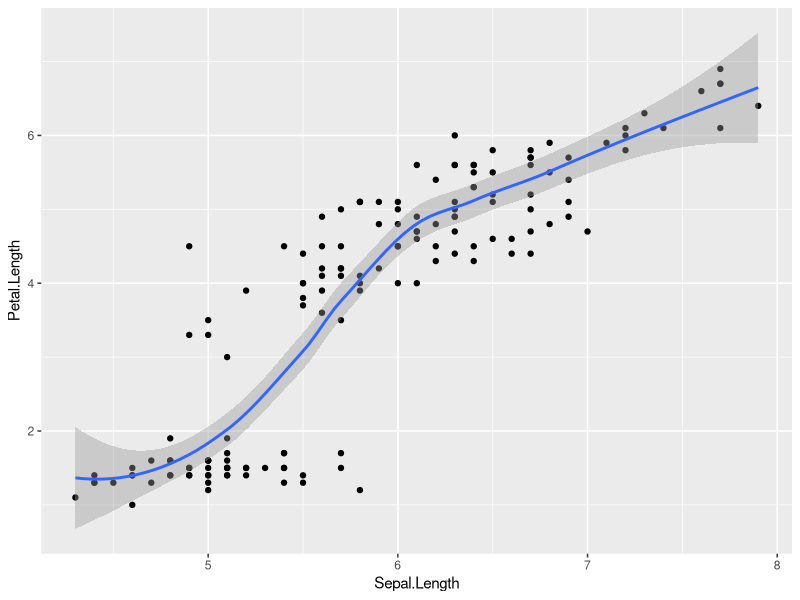
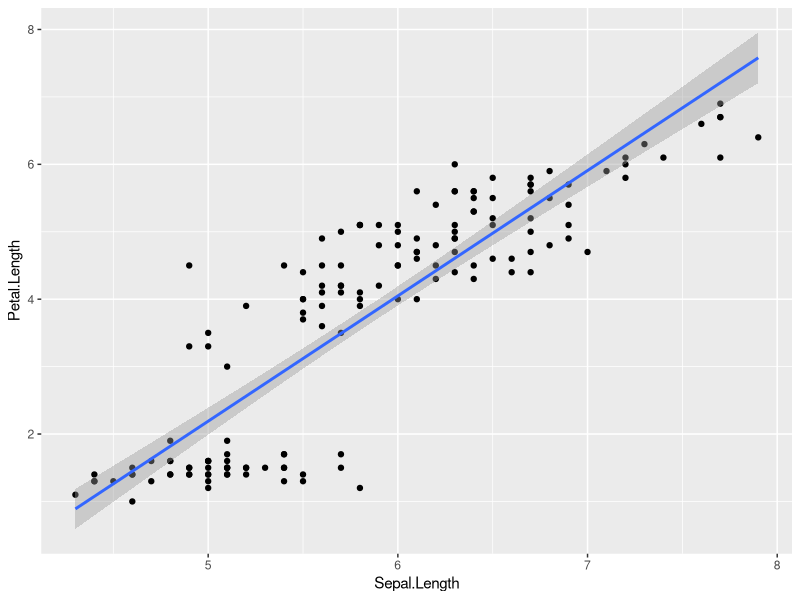
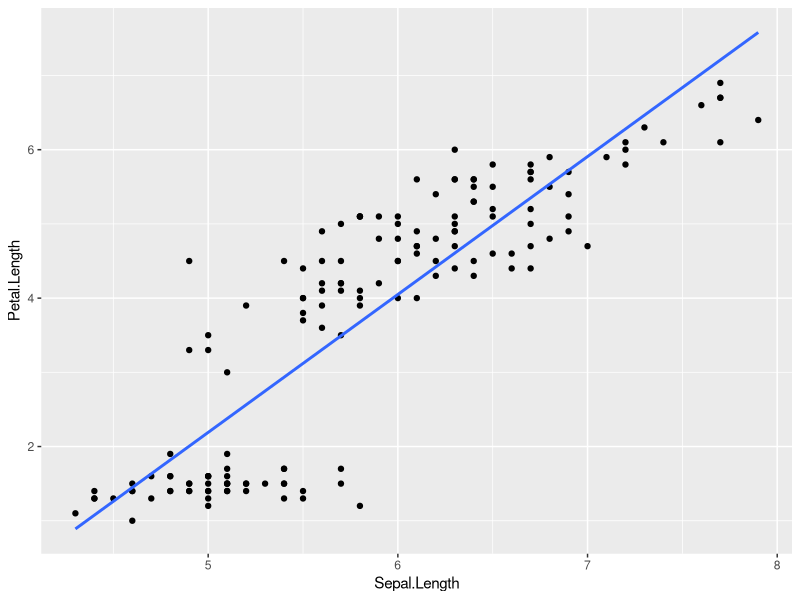
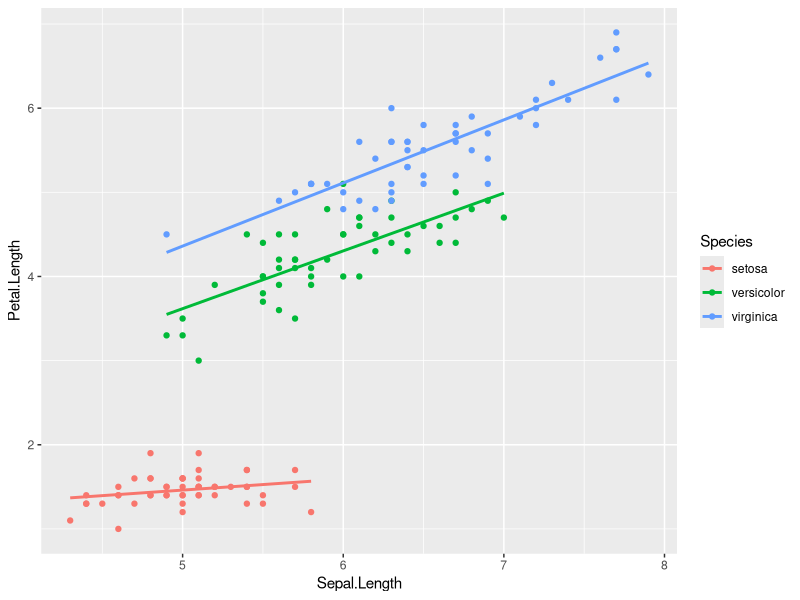
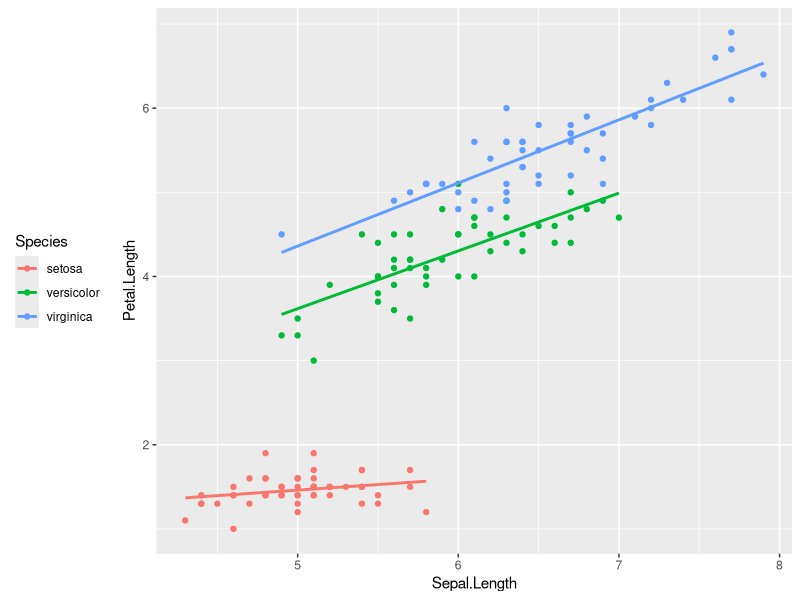
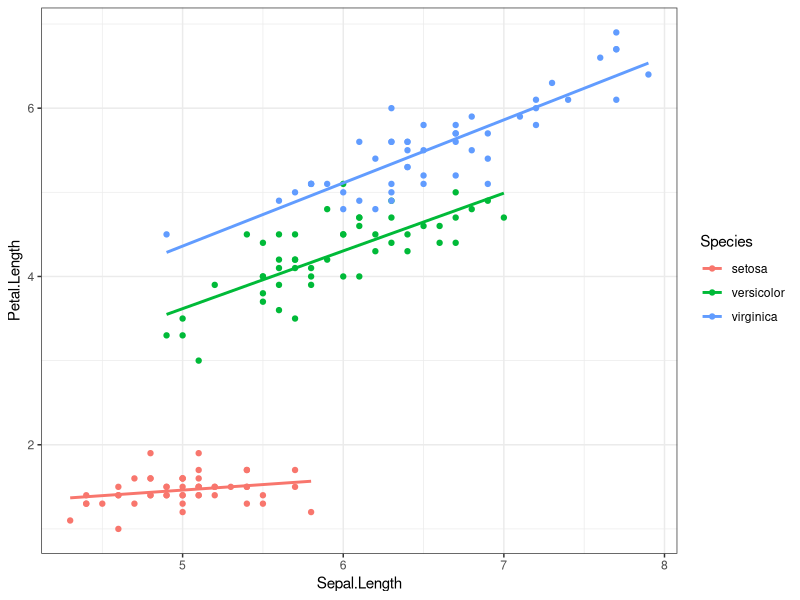
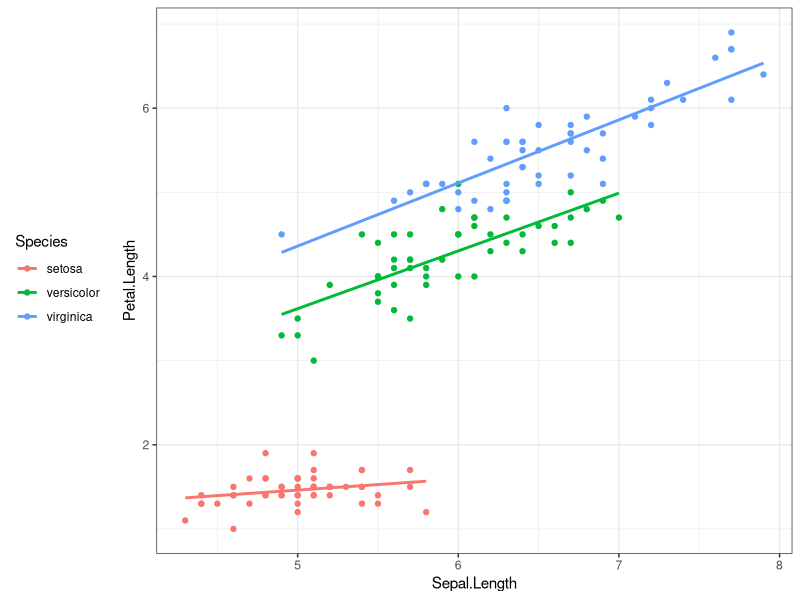
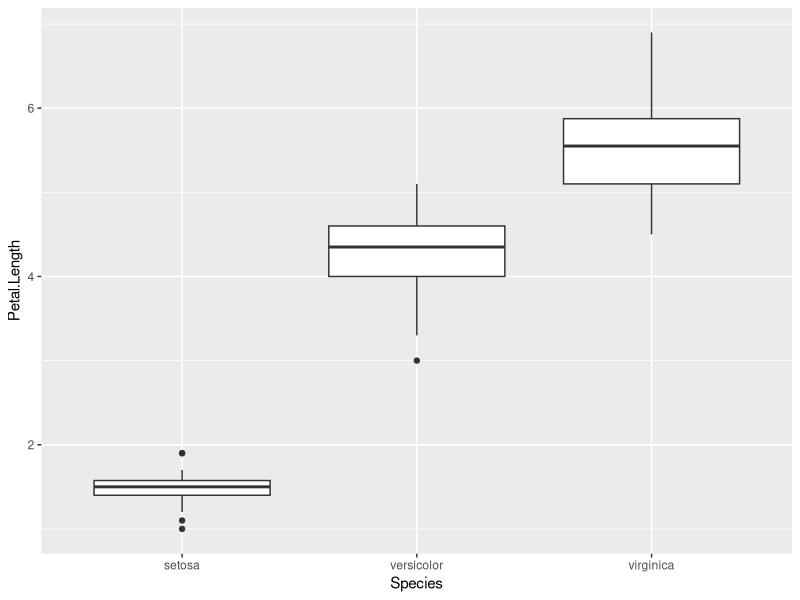

Generate these figures, in order, with R:
## ---- chunk 1
#| message: false
library(tidyverse)

ggplot(iris) +
  aes(x = Sepal.Length, y = Petal.Length) +
  geom_point() +
  geom_smooth()
## ---- chunk 2
#| message: false
ggplot(iris) +
  aes(x = Sepal.Length, y = Petal.Length) +
  geom_point() +
  geom_smooth(method = lm)
## ---- chunk 3
#| message: false
ggplot(iris) +
  aes(x = Sepal.Length, y = Petal.Length) +
  geom_point() +
  geom_smooth(method = lm, se = FALSE)
## ---- chunk 4
#| message: false
ggplot(iris) +
  aes(x = Sepal.Length, y = Petal.Length, colour = Species) +
  geom_point() +
  geom_smooth(method = lm, se = FALSE)
## ---- chunk 5
#| message: false
ggplot(iris) +
  aes(x = Sepal.Length, y = Petal.Length, colour = Species) +
  geom_point() +
  geom_smooth(method = lm, se = FALSE) +
  theme(legend.position = "left") # Or: "top", "bottom", "right", "none"
## ---- chunk 6
#| message: false
ggplot(iris) +
  aes(x = Sepal.Length, y = Petal.Length, colour = Species) +
  geom_point() +
  geom_smooth(method = lm, se = FALSE) +
  theme(legend.position = "left") + # Position legend at the left
  theme_bw() # Define general theme - and thus override the line above...
## ---- chunk 7
#| message: false
ggplot(iris) +
  aes(x = Sepal.Length, y = Petal.Length, colour = Species) +
  geom_point() +
  geom_smooth(method = lm, se = FALSE) +
  theme_bw() + # This defines the general theme
  theme(legend.position = "left") # Now override default legend positioning
## ---- chunk 8
iris |>
  ggplot() +
  aes(x = Species, y = Petal.Length) +
  geom_boxplot()
## ---- chunk 9
iris |>
  ggplot() +
  aes(x = Species, y = Petal.Length) +
  geom_boxplot() +
  scale_y_continuous(name = "Petal length [cm]",
                     limits = c(0, 7),
                     breaks = c(0, 3.5, 7))
## ---- chunk 10
iris |>
  ggplot() +
  aes(x = Species, y = Petal.Length) +
  geom_boxplot() +
  scale_y_continuous(name = "Petal length [cm]",
                     limits = c(0, 7),
                     breaks = c(0, 3.5, 7),
                     labels = c("0", "7/2", "7"))
## ---- chunk 11
iris |>
  ggplot() +
  aes(x = Species, y = Petal.Length) +
  geom_boxplot() +
  scale_y_continuous(name = "Petal length [cm]",
                     limits = c(0, 7),
                     breaks = c(0, 3.5, 7),
                     labels = c("0", "7/2", "7")) +
  scale_x_discrete(name = "Species (genus: Iris)")
## ---- chunk 12
iris |>
  ggplot() +
  aes(x = Species, y = Petal.Length) +
  geom_boxplot() +
  scale_y_continuous(name = "Petal length [cm]",
                     limits = c(0, 7),
                     breaks = c(0, 3.5, 7),
                     labels = c("0", "7/2", "7")) +
  scale_x_discrete(labels = c("Iris setosa", "Iris versicolor",
                              "Iris virginica"))
## ---- chunk 13
iris |>
  ggplot() +
  aes(x = Species, y = Petal.Length, colour = Species, fill = Species) +
  geom_boxplot(alpha = 0.2) +
  scale_y_continuous(name = "Petal length [cm]",
                     limits = c(0, 7),
                     breaks = c(0, 3.5, 7),
                     labels = c("0", "7/2", "7")) +
  scale_x_discrete(labels = c("Iris setosa", "Iris versicolor",
                              "Iris virginica")) +
  scale_colour_manual(values = c("steelblue", "goldenrod", "forestgreen")) +
  scale_fill_manual(values = c("steelblue", "goldenrod", "forestgreen"))
## ---- chunk 14
tibble(month = month.abb, temperature = 10 - 15*cos(seq(0, 2*pi, l=12)))
## ---- chunk 15
tibble(month = month.abb, temperature = 10 - 15*cos(seq(0, 2*pi, l=12))) |>
  ggplot() +
  aes(x = month, y = temperature) +
  geom_point(colour = "steelblue") +
  theme_bw()
## ---- chunk 16
tibble(month = month.abb, temperature = 10 - 15*cos(seq(0, 2*pi, l=12))) |>
  mutate(month = as_factor(month)) |>
  ggplot() +
  aes(x = month, y = temperature) +
  geom_point(colour = "steelblue") +
  theme_bw()
## ---- chunk 17
tibble(month = month.abb, temperature = 10 - 15*cos(seq(0, 2*pi, l=12))) |>
  mutate(month = fct_relevel(month, "Jan", "Feb", "Mar", "Apr", "May", "Jun",
                             "Jul", "Aug", "Sep", "Oct", "Nov", "Dec")) |>
  ggplot() +
  aes(x = month, y = temperature) +
  geom_point(colour = "steelblue") +
  theme_bw()
## ---- chunk 18
#| message: false
iris |>
  ggplot() +
  aes(x = Petal.Length) +
  geom_histogram()
## ---- chunk 19
#| message: false
iris |>
  ggplot() +
  aes(x = Petal.Length) +
  geom_histogram() +
  facet_grid(. ~ Species)
## ---- chunk 20
#| message: false
iris |>
  ggplot() +
  aes(x = Petal.Length) +
  geom_histogram() +
  facet_grid(Species ~ .)
## ---- chunk 21
as_tibble(iris) |>
  pivot_longer(cols = c(Sepal.Length,Sepal.Width,Petal.Length,Petal.Width),
               names_to = "Trait",
               values_to = "Measurement")
## ---- chunk 22
#| message: false
as_tibble(iris) |>
  pivot_longer(cols = c(Sepal.Length,Sepal.Width,Petal.Length,Petal.Width),
               names_to = "Trait",
               values_to = "Measurement") |>
  ggplot() +
  aes(x = Measurement) +
  geom_histogram() +
  facet_grid(Species ~ Trait)
